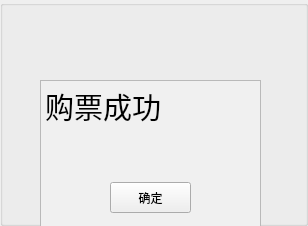
<?xml version="1.0" encoding="UTF-8"?>
<ui version="4.0">
 <class>prompt1</class>
 <widget class="QGroupBox" name="prompt1">
  <property name="geometry">
   <rect>
    <x>0</x>
    <y>0</y>
    <width>308</width>
    <height>226</height>
   </rect>
  </property>
  <property name="windowTitle">
   <string>GroupBox</string>
  </property>
  <property name="styleSheet">
   <string notr="true"/>
  </property>
  <widget class="QTextEdit" name="textEdit">
   <property name="geometry">
    <rect>
     <x>40</x>
     <y>80</y>
     <width>221</width>
     <height>171</height>
    </rect>
   </property>
   <property name="styleSheet">
    <string notr="true">font: 36pt &quot;191-上首祥瑞体&quot;;
background-color: rgb(240, 240, 240);</string>
   </property>
   <property name="html">
    <string>&lt;!DOCTYPE HTML PUBLIC &quot;-//W3C//DTD HTML 4.0//EN&quot; &quot;http://www.w3.org/TR/REC-html40/strict.dtd&quot;&gt;
&lt;html&gt;&lt;head&gt;&lt;meta name=&quot;qrichtext&quot; content=&quot;1&quot; /&gt;&lt;style type=&quot;text/css&quot;&gt;
p, li { white-space: pre-wrap; }
&lt;/style&gt;&lt;/head&gt;&lt;body style=&quot; font-family:'191-上首祥瑞体'; font-size:36pt; font-weight:400; font-style:normal;&quot;&gt;
&lt;p style=&quot; margin-top:0px; margin-bottom:0px; margin-left:0px; margin-right:0px; -qt-block-indent:0; text-indent:0px;&quot;&gt;&lt;span style=&quot; font-size:22pt;&quot;&gt;购票成功&lt;/span&gt;&lt;/p&gt;&lt;/body&gt;&lt;/html&gt;</string>
   </property>
  </widget>
  <widget class="QPushButton" name="pushButton">
   <property name="geometry">
    <rect>
     <x>110</x>
     <y>182</y>
     <width>81</width>
     <height>31</height>
    </rect>
   </property>
   <property name="text">
    <string>确定</string>
   </property>
  </widget>
 </widget>
 <resources/>
 <connections/>
</ui>
